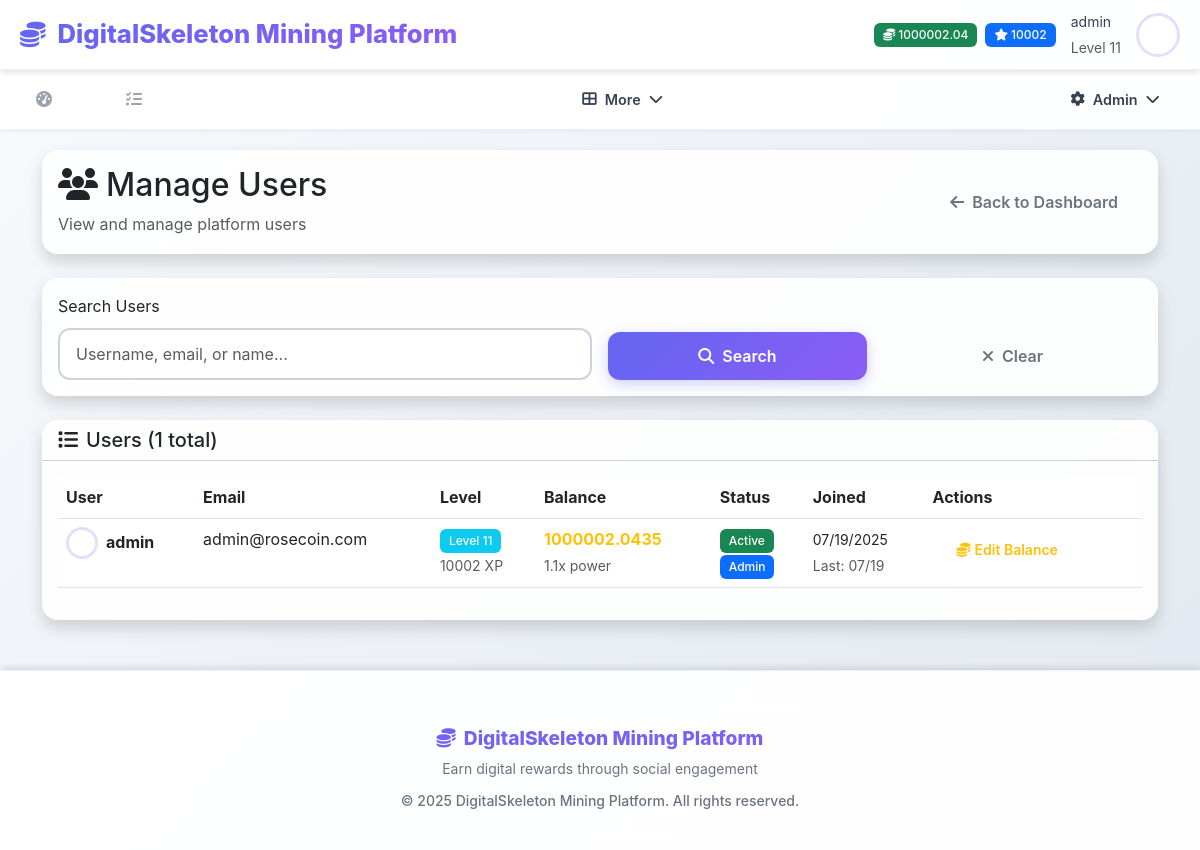
The app's page /admin/users (signed in) with its own data.
### models/settings.py (models this page shows, shortened)
class AppSettings(db.Model):
    id = db.Column(db.Integer, primary_key=True)
    app_name = db.Column(db.String(100), default='DigitalSkeletonCoin (DSC) Mining Platform')
    app_description = db.Column(db.Text, default='A gamified cryptocurrency mining platform')
    app_logo = db.Column(db.String(200))  # URL or path to logo
    primary_color = db.Column(db.String(7), default='#0d6efd')  # Bootstrap primary
    secondary_color = db.Column(db.String(7), default='#6c757d')  # Bootstrap secondary
    success_color = db.Column(db.String(7), default='#198754')  # Bootstrap success
    warning_color = db.Column(db.String(7), default='#ffc107')  # Bootstrap warning
    danger_color = db.Column(db.String(7), default='#dc3545')  # Bootstrap danger
    smtp_server = db.Column(db.String(100))
    smtp_port = db.Column(db.Integer, default=587)
    smtp_username = db.Column(db.String(100))
    smtp_password = db.Column(db.String(200))
    smtp_use_tls = db.Column(db.Boolean, default=True)
    smtp_from_email = db.Column(db.String(100))
    smtp_from_name = db.Column(db.String(100))
    contact_email = db.Column(db.String(100))
    support_email = db.Column(db.String(100))
    twitter_url = db.Column(db.String(200))
    telegram_url = db.Column(db.String(200))
    discord_url = db.Column(db.String(200))
    maintenance_mode = db.Column(db.Boolean, default=False)
    maintenance_message = db.Column(db.Text)
    max_upload_size = db.Column(db.Integer, default=5)  # MB
    session_timeout = db.Column(db.Integer, default=30)  # days
    updated_by = db.Column(db.Integer, db.ForeignKey('user.id'))
    updated_at = db.Column(db.DateTime, default=datetime.utcnow, onupdate=datetime.utcnow)
    @classmethod
    def get_settings(cls):
        settings = cls.query.first()
        if not settings:
            settings = cls()
            db.session.add(settings)
            db.session.commit()
        return settings

### models/user.py (models this page shows, shortened)
class User(UserMixin, db.Model):
    id = db.Column(db.Integer, primary_key=True)
    username = db.Column(db.String(64), unique=True, nullable=False)
    email = db.Column(db.String(120), unique=True, nullable=False)
    password_hash = db.Column(db.String(256))
    first_name = db.Column(db.String(64))
    last_name = db.Column(db.String(64))
    balance = db.Column(db.Float, default=0.0)
    xp = db.Column(db.Integer, default=0)
    level = db.Column(db.Integer, default=1)
    mining_power = db.Column(db.Float, default=1.0)
    is_active = db.Column(db.Boolean, default=True)
    is_admin = db.Column(db.Boolean, default=False)
    email_verified = db.Column(db.Boolean, default=True)  # Auto-verified, no verification needed
    created_at = db.Column(db.DateTime, default=datetime.utcnow)
    last_login = db.Column(db.DateTime)
    last_mining = db.Column(db.DateTime)
    daily_mission_date = db.Column(db.Date)
    daily_missions_completed = db.Column(db.Integer, default=0)
    referral_code = db.Column(db.String(16), unique=True)
    referred_by = db.Column(db.Integer, db.ForeignKey('user.id'))
    wallet_address = db.Column(db.String(200))
    wallet_type = db.Column(db.String(50))  # 'paypal', 'bank', 'crypto'
    profile_image = db.Column(db.String(255))  # path to profile image
    mining_sessions = db.relationship('MiningSession', backref='user', lazy='dynamic')
    task_completions = db.relationship('TaskCompletion', foreign_keys='TaskCompletion.user_id', backref='user', lazy='dynamic')
    task_reviews = db.relationship('TaskCompletion', foreign_keys='TaskCompletion.reviewed_by', backref='task_reviewer', lazy='dynamic')
    withdrawals = db.relationship('Withdrawal', foreign_keys='Withdrawal.user_id', backref='user', lazy='dynamic')
    withdrawal_reviews = db.relationship('Withdrawal', foreign_keys='Withdrawal.reviewed_by', backref='withdrawal_reviewer', lazy='dynamic')
    airdrop_participations = db.relationship('AirdropParticipation', backref='user', lazy='dynamic')
    def get_profile_image_url(self):
        if self.profile_image:
            if self.profile_image.startswith('default-avatar-'):
                return f"/static/images/{self.profile_image}"
            else:
                return f"/static/uploads/profiles/{self.profile_image}"
        return "/static/images/default-avatar.svg"
    @property
    def profile_image_url(self):
        return self.get_profile_image_url()
    @property
    def avatar_url(self):
        return self.get_profile_image_url()

### core/admin.py (the view, shortened to what this page needs)
@admin_bp.route('/users')
@login_required
@admin_required
def users():
    page = request.args.get('page', 1, type=int)
    search = request.args.get('search', '')
    query = User.query
    users = query.order_by(User.created_at.desc()).paginate(
        page=page, per_page=20, error_out=False
    )
    return render_template('admin/users.html', users=users, search=search)

### templates/admin/users.html (shortened to what this page needs)
{% extends "base.html" %}
{% block content %}
<div class="container">
    <div class="row mb-4">
        <div class="col-12">
            <div class="card border-0 shadow">
                <div class="card-body">
                    <div class="d-flex justify-content-between align-items-center">
                        <div>
                            <h2><i class="fas fa-users me-2"></i>Manage Users</h2>
                            <p class="text-muted mb-0">View and manage platform users</p>
                        </div>
                        <a href="{{ url_for('admin.dashboard') }}" class="btn btn-outline-secondary">
                            <i class="fas fa-arrow-left me-2"></i>Back to Dashboard
                        </a>
                    </div>
                </div>
            </div>
        </div>
    </div>
    <div class="row mb-4">
        <div class="col-12">
            <div class="card border-0 shadow">
                <div class="card-body">
                    <form method="GET" action="{{ url_for('admin.users') }}">
                        <div class="row g-3 align-items-end">
                            <div class="col-md-6">
                                <label for="search" class="form-label">Search Users</label>
                                <input type="text" class="form-control" id="search" name="search"
                                       value="{{ search }}" placeholder="Username, email, or name...">
                            </div>
                            <div class="col-md-3">
                                <button type="submit" class="btn btn-primary w-100">
                                    <i class="fas fa-search me-2"></i>Search
                                </button>
                            </div>
                            <div class="col-md-3">
                                <a href="{{ url_for('admin.users') }}" class="btn btn-outline-secondary w-100">
                                    <i class="fas fa-times me-2"></i>Clear
                                </a>
                            </div>
                        </div>
                    </form>
                </div>
            </div>
        </div>
    </div>
    <div class="row">
        <div class="col-12">
            <div class="card border-0 shadow">
                <div class="card-header bg-transparent">
                    <h5 class="card-title mb-0">
                        <i class="fas fa-list me-2"></i>Users ({{ users.total }} total)
                    </h5>
                </div>
                <div class="card-body">
                    {% if users.items %}
                    <div class="table-responsive">
                        <table class="table table-hover">
                            <thead>
                                <tr>
                                    <th>User</th>
                                    <th>Email</th>
                                    <th>Level</th>
                                    <th>Balance</th>
                                    <th>Status</th>
                                    <th>Joined</th>
                                    <th>Actions</th>
                                </tr>
                            </thead>
                            <tbody>
                                {% for user in users.items %}
                                <tr>
                                    <td>
                                        <div class="d-flex align-items-center">
                                            <img src="{{ user.avatar_url }}" alt="Avatar" class="rounded-circle me-2" width="32" height="32">
                                            <div>
                                                <strong>{{ user.username }}</strong>
                                            </div>
                                        </div>
                                    </td>
                                    <td>{{ user.email }}</td>
                                    <td>
                                        <span class="badge bg-info">Level {{ user.level }}</span>
                                        <br><small class="text-muted">{{ user.xp }} XP</small>
                                    </td>
                                    <td>
                                        <strong class="text-warning">{{ "%.4f"|format(user.balance) }}</strong>
                                        <br><small class="text-muted">{{ "%.1f"|format(user.mining_power) }}x power</small>
                                    </td>
                                    <td>
                                        {% if user.is_active %}
                                        <span class="badge bg-success">Active</span>
                                        {% else %}
                                        <span class="badge bg-danger">Inactive</span>
                                        {% endif %}
                                        {% if user.is_admin %}
                                        <br><span class="badge bg-primary">Admin</span>
                                        {% endif %}
                                    </td>
                                    <td>
                                        <small>{{ user.created_at.strftime('%m/%d/%Y') }}</small>
                                        {% if user.last_login %}
                                        <br><small class="text-muted">Last: {{ user.last_login.strftime('%m/%d') }}</small>
                                        {% endif %}
                                    </td>
                                    <td>
                                        <div class="btn-group-vertical btn-group-sm" role="group">
                                            <button type="button" class="btn btn-outline-warning btn-sm"
                                                    data-bs-toggle="modal" data-bs-target="#editBalanceModal"
                                                    onclick="setEditBalance({{ user.id }}, '{{ user.username }}', {{ user.balance }})">
                                                <i class="fas fa-coins me-1"></i>Edit Balance
                                            </button>
                                        </div>
                                    </td>
                                </tr>
                                {% endfor %}
                            </tbody>
                        </table>
                    </div>
                    {% else %}
                    <div class="text-center py-5">
                        <i class="fas fa-users text-muted mb-3" style="font-size: 3rem;"></i>
                        <h5>No Users Found</h5>
                        <p class="text-muted">No users match your search criteria.</p>
                    </div>
                    {% endif %}
                </div>
            </div>
        </div>
    </div>
</div>
{% endblock %}

### templates/base.html (shortened to what this page needs)
<!DOCTYPE html>
<html lang="en" data-bs-theme="light">
<head>
    <link href="https://cdn.jsdelivr.net/npm/bootstrap@5.3.0/dist/css/bootstrap.min.css" rel="stylesheet">
    <link rel="stylesheet" href="https://cdnjs.cloudflare.com/ajax/libs/font-awesome/6.4.0/css/all.min.css">
    <link rel="stylesheet" href="{{ url_for('static', filename='css/style.css') }}">
</head>
<body>
    <header class="app-header">
        <a href="{{ url_for('index') }}" class="brand">
            <i class="fas fa-coins"></i>
            {{ app_settings.app_name }}
        </a>
        {% if current_user.is_authenticated %}
        <div class="user-info">
            <div class="d-flex align-items-center gap-2">
                <span class="badge bg-success">
                    <i class="fas fa-coins"></i> {{ "%.2f"|format(current_user.balance) }}
                </span>
                <span class="badge bg-primary">
                    <i class="fas fa-star"></i> {{ current_user.xp }}
                </span>
            </div>
            <div class="username d-none d-md-block">
                <small>{{ current_user.username }}</small><br>
                <small class="text-muted">Level {{ current_user.level }}</small>
            </div>
            <img src="{{ current_user.profile_image_url }}"
                 alt="Profile" class="user-avatar">
        </div>
        {% endif %}
    </header>
    {% if current_user.is_authenticated %}
    <nav class="top-nav">
        <div class="nav-container">
            <div class="quick-nav">
                <a class="nav-link" href="{{ url_for('dashboard') }}">
                    <i class="fas fa-tachometer-alt"></i>
                </a>
                <a class="nav-link" href="{{ url_for('mining.mining_page') }}">
                </a>
                <a class="nav-link" href="{{ url_for('tasks.tasks_page') }}">
                    <i class="fas fa-tasks"></i>
                </a>
                <a class="nav-link" href="{{ url_for('promotions.promotions_dashboard') }}">
                </a>
            </div>
            <div class="nav-dropdown-menu">
                <button class="nav-dropdown-btn" id="main-menu-btn">
                    <i class="fas fa-th-large"></i>
                    <span>More</span>
                    <i class="fas fa-chevron-down"></i>
                </button>
            </div>
            {% if current_user.is_admin %}
            <div class="nav-dropdown-menu">
                <button class="nav-dropdown-btn" id="admin-menu-btn">
                    <i class="fas fa-cog"></i>
                    <span>Admin</span>
                    <i class="fas fa-chevron-down"></i>
                </button>
            </div>
            {% endif %}
        </div>
    </nav>
    {% endif %}
    <main class="main-content">
        <div class="container-fluid">
            {% block content %}{% endblock %}
        </div>
    </main>
    <footer class="app-footer">
        <div class="container text-center py-3">
            <h6 class="text-primary mb-2">
                <i class="fas fa-coins me-2"></i>{{ app_settings.app_name }}
            </h6>
            <p class="text-muted small mb-2">
                Earn digital rewards through social engagement
            </p>
            <small class="text-muted">
                &copy; 2025 {{ app_settings.app_name }}. All rights reserved.
            </small>
        </div>
    </footer>
</body>
</html>

### records on screen
AppSettings: app_name "DigitalSkeleton Mining Platform"
User: balance "1000002.04", xp "10002", username "admin", level "11", profile_image_url (placeholder picture), avatar_url (placeholder picture), email "admin@rosecoin.com", balance "1000002.0435", mining_power "1.1", is_active "Active", is_admin "Admin", created_at "07/19/2025", last_login "07/19"

### other values on screen
{{ users.total }} "1"
